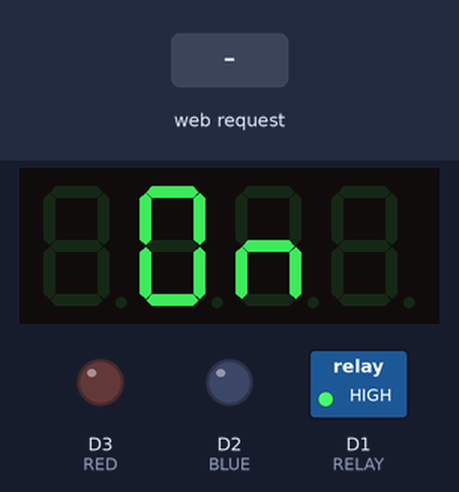
Simulated run of this sketch. Board: ESP8266 (NodeMCU). Shown: 4-digit seven-segment display, switched loads named in the sketch (green lamp = pin HIGH), output pins drawn as LEDs (lit = HIGH). The test bench sets the inputs (shaded band). WiFi joins after 1.5 s; servers stay silent unless stated; what the sketch prints to the serial monitor is not drawn.

Above: at 2.7 s.
2.8 s: HTTP request GET /?submit=OFF received
At 3.6 s:
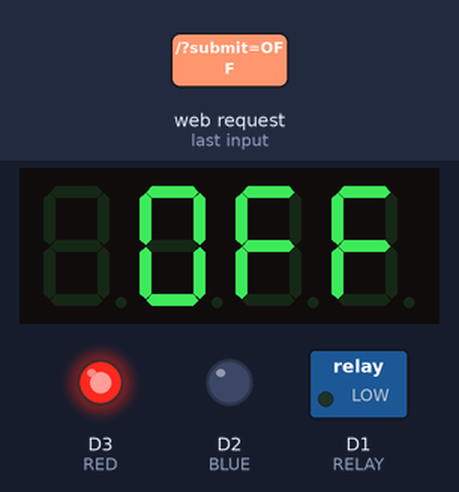
4.3 s: HTTP request GET /?submit=ON received
At 4.7 s:
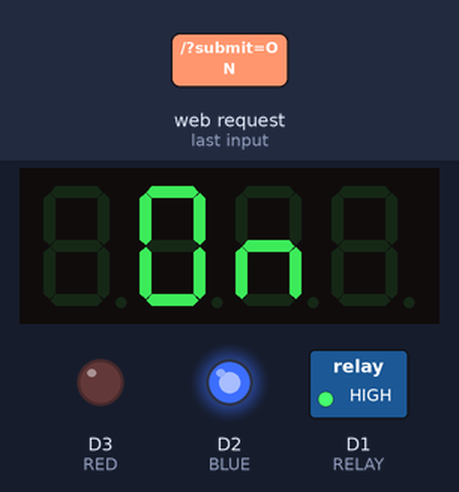
Timing chart, 0 to 7.3 s (numbered marks = the images above; inputs shaded):
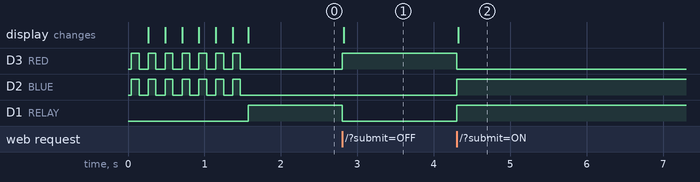

Measured:
- after the input at 2.8 s, D3 (RED): LOW → HIGH at once; D1 (RELAY): HIGH → LOW at once; the display: changes at once (image 1)
- after the input at 4.3 s, D3 (RED): HIGH → LOW at once; D2 (BLUE), D1 (RELAY): LOW → HIGH at once; the display: changes at once (image 2)

The sketch:

switch06.ino
```cpp
// (licence header left out)
// basic includes
#include <ESP8266WiFi.h>
#include <ESP8266WebServer.h>
// controls the 7 segment display
#include <TM1637Display.h>

// Wifi parameters / auth
#define ssid  ""
#define password "$!23"

// set some parameters to define time delays
#define MAX_CONNECTION_ATTEMPTS 30

// define the pins for RELAY & LED
#define RELAY D1
#define BLUE D2
#define RED D3

// Index page - hard-coded, ideally should be encased in PROGMEM (https://www.arduino.cc/en/Reference/PROGMEM)
const String INDEX_PAGE  = "<!DOCTYPE html>\r\n<html>\r\n<head> \r\n<title>On/Off Switch </title>\r\n</head>\r\n<style> \r\n.label_chk {\r\n  padding: 15px 25px;\r\n  font-size: 24px;\r\n  font-size: 4.0vw;\r\n  margin-bottom:25px;\r\n  text-align: center;\r\n}\r\n.button_on {\r\n  display: block;\r\n  height:100px;\r\n  width:80%;\r\n  padding: 15px 25px;\r\n  font-size: 24px;\r\n  font-size: 4.0vw;\r\n  margin-left:auto;\r\n  margin-right:auto;\r\n  margin-bottom:25px;\r\n  margin-top:auto;  \r\n  cursor: pointer;\r\n  text-align: center;\r\n  text-decoration: none;\r\n  outline: none;\r\n  color: #fff;\r\n  background-color: GREEN;\r\n  border: none;\r\n  border-radius: 15px;\r\n  box-shadow: 0 9px #999;\r\n}\r\n\r\n.button_off {\r\n  display: block;\r\n  height:100px;\r\n  width:80%;  \r\n  padding: 15px 25px;\r\n  font-size: 24px;\r\n  font-size: 4.0vw;\r\n  margin-left:auto;\r\n  margin-right:auto;  \r\n  margin-bottom:auto;\r\n  margin-top:auto;  \r\n  cursor: pointer;\r\n  text-align: center;\r\n  text-decoration: none;\r\n  outline: none;\r\n  color: #fff;\r\n  background-color: RED;\r\n  border: none;\r\n  border-radius: 15px;\r\n  box-shadow: 0 9px #999;\r\n}\r\n.button_on:hover {background-color: #3e8e41}\r\n.button_off:hover {background-color: #ff3341}\r\n\r\n.button_off:active {\r\n  background-color: #ff3341;\r\n  box-shadow: 0 5px #666;\r\n  transform: translateY(4px);\r\n\r\n}\r\n\r\n.button_on:active {\r\n  background-color: #3e8e41;\r\n  box-shadow: 0 5px #666;\r\n  transform: translateY(4px);\r\n}\r\n\r\n.ckhbox {\r\n  height: 30px;\r\n  width: 30px;\r\n}\r\n\r\n\r\n</style>\r\n<script type=\"text/javascript\">\r\n  function updateTextInput(val) {\r\n          document.getElementById('textInput').value=val; \r\n        }       \r\n</script>\r\n<body>\r\n\r\n<form action=\"/\" method=\"post\">\r\n<table>\r\n  <button name=\"submit\" align=\"center\" class=\"button_on\" type=\"submit\" value=\"ON\"> ON </button>\r\n  <button name=\"submit\" align=\"center\" class=\"button_off\" type=\"submit\" value=\"OFF\"> OFF </button> \r\n </table>\r\n <br/>\r\n\r\n</form> \r\n</body>\r\n</html>";

const int CLK = D5; //Set the CLK pin connection to the display
const int DIO = D4; //Set the DIO pin connection to the display

// 4 segment display
TM1637Display display(CLK, DIO); //set up the 4-Digit Display.

time_t timeVal;

unsigned long int t_SENSE_TEMP = 0;

const uint8_t SEG_CONN[] = {
	SEG_A | SEG_D | SEG_E | SEG_F,                   // C
	SEG_A | SEG_B | SEG_C | SEG_D | SEG_E | SEG_F,   // O
	SEG_C | SEG_E | SEG_G,                           // n
	SEG_C | SEG_E | SEG_G,           				 // n
};

const uint8_t SEG_ERR[] = {
	SEG_A | SEG_D | SEG_E | SEG_F | SEG_G,  // E
	SEG_E | SEG_G,   						// r
	SEG_E | SEG_G,                         // r
	0
};

const uint8_t SEG_ON[] = {
	0,
	SEG_A | SEG_B | SEG_C | SEG_D | SEG_E | SEG_F, // O
	SEG_C | SEG_E | SEG_G, // n
	0
};

const uint8_t SEG_OFF[] = {
	0,
	SEG_A | SEG_B | SEG_C | SEG_D | SEG_E | SEG_F,  // O
	SEG_A | SEG_E | SEG_F | SEG_G,    // F
	SEG_A | SEG_E | SEG_F | SEG_G     // F
};

// Create a WebServer Object
ESP8266WebServer server;


bool connectToWiFi(); // connect to WiFi
unsigned long sendNTPpacket(IPAddress&);

void handleSubmit();
void handleRoot();

// the main set up function
void setup()
{
 	Serial.begin(115200);

 	// set the LEDs & relay
 	pinMode(RELAY, OUTPUT);
 	pinMode(BLUE, OUTPUT);
 	pinMode(RED, OUTPUT);

 	display.setBrightness(0x0f); //set the diplay to maximum brightness
	timeVal = 0;

 	// attempt connection
 	display.setSegments(SEG_CONN);

 	// connect to Wifi
	if(connectToWiFi()) {
		Serial.print("Successfully connected to WiFi ...");
		digitalWrite(RELAY, HIGH);
		display.setSegments(SEG_ON);
	}
}

// the main loop function
void loop()
{
    server.handleClient();
}

// connects to Wifi and sets up the WebServer !
bool connectToWiFi() {
	Serial.println();
	Serial.println();
	Serial.print("Connecting to ");
	Serial.println(ssid);

	int count = 0;

	WiFi.begin(ssid, password);

	while (WiFi.status() != WL_CONNECTED) {
		if(count++ > MAX_CONNECTION_ATTEMPTS) // 30 attempts
			return false;
		display.showNumberDecEx(count, 0x00, true);
		digitalWrite(BLUE, HIGH);
		digitalWrite(RED, HIGH);
		delay(100);
		digitalWrite(BLUE, LOW);
		digitalWrite(RED, LOW);
		delay(100);
		Serial.print(".");
	}

	Serial.println("");
	Serial.println("WiFi connected");
	Serial.println("IP address: ");

	Serial.println(WiFi.localIP().toString());

	// start the server at the root
	server.on("/", handleRoot);
	server.begin();

	return true;
}

// handle all server requests
void handleRoot()
{
  if (server.hasArg("submit")) {
    handleSubmit();
  }
  else {
    Serial.print("Going to index page, current value of relay : ");
    Serial.println(digitalRead(RELAY));
    server.send(200, "text/html", INDEX_PAGE);
  }
}

// handle the submit button
void handleSubmit()
{
  String submit = server.arg("submit");

  if(submit == "ON") {
    Serial.print("Got message : ");
    Serial.println(submit);
    digitalWrite(RELAY, HIGH);
    digitalWrite(BLUE, HIGH);
    digitalWrite(RED, LOW);
	display.setSegments(SEG_ON);
  } else if (submit == "OFF") {
    Serial.print("Got message : ");
    Serial.println(submit);
    digitalWrite(RELAY, LOW);
	digitalWrite(BLUE, LOW);
	digitalWrite(RED, HIGH);
	display.setSegments(SEG_OFF);
  }

  server.send(200, "text/html", INDEX_PAGE);
}
```
